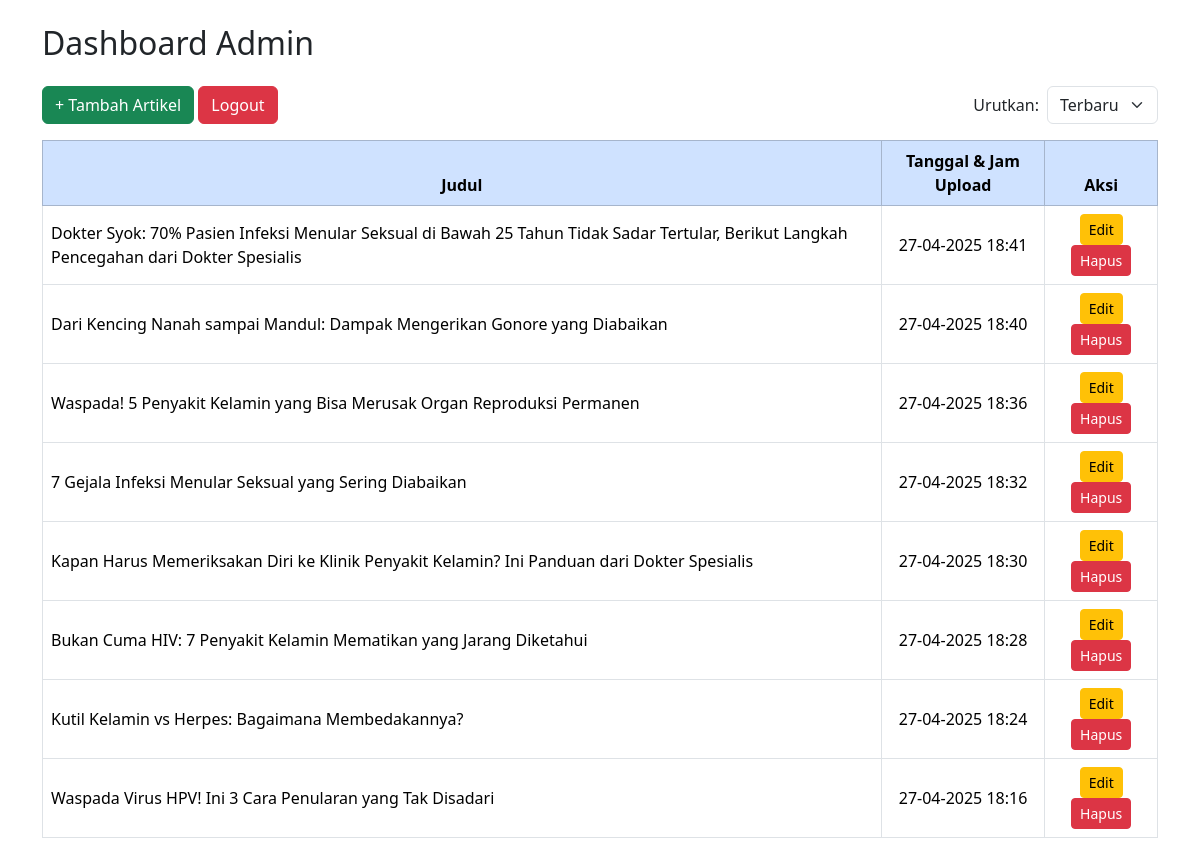
Screenshot of /admin/dashboard.php (signed in) with the database file from the repository.
### tables this page shows
CREATE TABLE `artikel` (
  `id` int(11) NOT NULL,
  `judul` varchar(255) NOT NULL,
  `isi` text NOT NULL,
  `gambar` varchar(255) DEFAULT NULL,
  `tanggal` datetime NOT NULL
);

### admin/dashboard.php (the view, shortened to what this page needs)
<?php
include '../koneksi/koneksi.php';
$sort = isset($_GET['sort']) ? $_GET['sort'] : 'desc';
$order = ($sort == 'asc') ? 'ASC' : 'DESC';
?>
<!DOCTYPE html>
<html lang="id">
<head>
    <link href="https://cdn.jsdelivr.net/npm/bootstrap@5.3.2/dist/css/bootstrap.min.css" rel="stylesheet">
</head>
<body>
<div class="container py-4">
    <h2 class="mb-4">Dashboard Admin</h2>
    <div class="mb-3 d-flex justify-content-between align-items-center">
        <div>
            <a href="tambah_artikel.php" class="btn btn-success">+ Tambah Artikel</a>
            <a href="logout.php" class="btn btn-danger">Logout</a>
        </div>
        <form method="get" class="d-flex align-items-center">
            <label for="sort" class="me-2 mb-0">Urutkan:</label>
            <select name="sort" id="sort" class="form-select" onchange="this.form.submit()" style="width: auto;">
                <option value="desc" <?= ($sort == 'desc') ? 'selected' : ''; ?>>Terbaru</option>
            </select>
        </form>
    </div>
    <table class="table table-bordered table-hover">
        <thead class="table-primary text-center">
            <tr>
                <th>Judul</th>
                <th>Tanggal & Jam Upload</th>
                <th>Aksi</th>
            </tr>
        </thead>
        <tbody>
        <?php
        $query = mysqli_query($conn, "SELECT * FROM artikel ORDER BY tanggal $order");
        while ($data = mysqli_fetch_assoc($query)) {
            $tanggalUpload = date('d-m-Y H:i', strtotime($data['tanggal']));
            echo "<tr class='align-middle'>
                    <td>{$data['judul']}</td>
                    <td class='text-center'>{$tanggalUpload}</td>
                    <td class='text-center'>
                        <a href='edit_artikel.php?id={$data['id']}' class='btn btn-sm btn-warning'>Edit</a>
                        <a href='hapus_artikel.php?id={$data['id']}' class='btn btn-sm btn-danger' onclick='return confirm(\"Yakin mau hapus artikel ini?\")'>Hapus</a>
                    </td>
                </tr>";
        }
        ?>
        </tbody>
    </table>
</div>
</body>
</html>

### rows the page displays
artikel: judul "Dokter Syok: 70% Pasien Infeksi Menular Seksual di Bawah 25 Tahun Tidak Sadar Tertular, Berikut Langkah Pencegahan dari Dokter Spesialis", tanggal "27-04-2025 18:41"
artikel: judul "Dari Kencing Nanah sampai Mandul: Dampak Mengerikan Gonore yang Diabaikan", tanggal "27-04-2025 18:40"
artikel: judul "Waspada! 5 Penyakit Kelamin yang Bisa Merusak Organ Reproduksi Permanen", tanggal "27-04-2025 18:36"
artikel: judul "7 Gejala Infeksi Menular Seksual yang Sering Diabaikan", tanggal "27-04-2025 18:32"
artikel: judul "Kapan Harus Memeriksakan Diri ke Klinik Penyakit Kelamin? Ini Panduan dari Dokter Spesialis", tanggal "27-04-2025 18:30"
artikel: judul "Bukan Cuma HIV: 7 Penyakit Kelamin Mematikan yang Jarang Diketahui", tanggal "27-04-2025 18:28"
artikel: judul "Kutil Kelamin vs Herpes: Bagaimana Membedakannya?", tanggal "27-04-2025 18:24"
artikel: judul "Waspada Virus HPV! Ini 3 Cara Penularan yang Tak Disadari", tanggal "27-04-2025 18:16"
